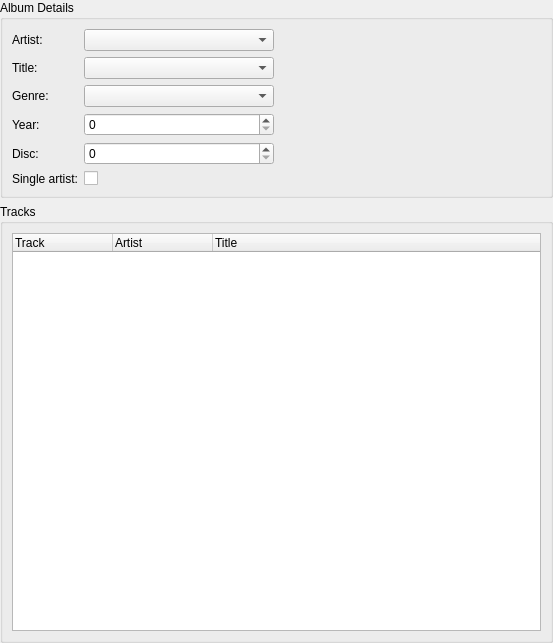
<?xml version="1.0" encoding="UTF-8"?>
<ui version="4.0">
 <class>AlbumDetails</class>
 <widget class="QWidget" name="AlbumDetails">
  <property name="geometry">
   <rect>
    <x>0</x>
    <y>0</y>
    <width>553</width>
    <height>643</height>
   </rect>
  </property>
  <layout class="QVBoxLayout" name="verticalLayout">
   <property name="margin">
    <number>0</number>
   </property>
   <item>
    <widget class="QGroupBox" name="groupBox">
     <property name="sizePolicy">
      <sizepolicy hsizetype="Preferred" vsizetype="Fixed">
       <horstretch>0</horstretch>
       <verstretch>0</verstretch>
      </sizepolicy>
     </property>
     <property name="title">
      <string>Album Details</string>
     </property>
     <layout class="QGridLayout" name="gridLayout">
      <item row="0" column="0" rowspan="2">
       <layout class="QFormLayout" name="formLayout">
        <item row="0" column="0">
         <widget class="BuddyLabel" name="label">
          <property name="text">
           <string>Artist:</string>
          </property>
          <property name="buddy">
           <cstring>artist</cstring>
          </property>
         </widget>
        </item>
        <item row="0" column="1">
         <widget class="CompletionCombo" name="artist"/>
        </item>
        <item row="1" column="0">
         <widget class="BuddyLabel" name="label_2">
          <property name="text">
           <string>Title:</string>
          </property>
          <property name="buddy">
           <cstring>title</cstring>
          </property>
         </widget>
        </item>
        <item row="1" column="1">
         <widget class="CompletionCombo" name="title"/>
        </item>
        <item row="2" column="0">
         <widget class="BuddyLabel" name="label_3">
          <property name="text">
           <string>Genre:</string>
          </property>
          <property name="buddy">
           <cstring>genre</cstring>
          </property>
         </widget>
        </item>
        <item row="2" column="1">
         <widget class="CompletionCombo" name="genre"/>
        </item>
        <item row="3" column="0">
         <widget class="BuddyLabel" name="label_4">
          <property name="text">
           <string>Year:</string>
          </property>
          <property name="buddy">
           <cstring>year</cstring>
          </property>
         </widget>
        </item>
        <item row="5" column="0">
         <widget class="BuddyLabel" name="label_5">
          <property name="text">
           <string>Single artist:</string>
          </property>
          <property name="buddy">
           <cstring>singleArtist</cstring>
          </property>
         </widget>
        </item>
        <item row="3" column="1">
         <widget class="SpinBox" name="year"/>
        </item>
        <item row="5" column="1">
         <widget class="OnOffButton" name="singleArtist">
          <property name="text">
           <string/>
          </property>
         </widget>
        </item>
        <item row="4" column="0">
         <widget class="BuddyLabel" name="label_6">
          <property name="text">
           <string>Disc:</string>
          </property>
          <property name="buddy">
           <cstring>disc</cstring>
          </property>
         </widget>
        </item>
        <item row="4" column="1">
         <widget class="SpinBox" name="disc"/>
        </item>
       </layout>
      </item>
      <item row="0" column="1">
       <widget class="BuddyLabel" name="cover"/>
      </item>
     </layout>
    </widget>
   </item>
   <item>
    <widget class="QGroupBox" name="groupBox_2">
     <property name="sizePolicy">
      <sizepolicy hsizetype="MinimumExpanding" vsizetype="MinimumExpanding">
       <horstretch>0</horstretch>
       <verstretch>0</verstretch>
      </sizepolicy>
     </property>
     <property name="title">
      <string>Tracks</string>
     </property>
     <layout class="QVBoxLayout" name="verticalLayout_2">
      <item>
       <widget class="QTreeWidget" name="tracks">
        <property name="alternatingRowColors">
         <bool>true</bool>
        </property>
        <property name="rootIsDecorated">
         <bool>false</bool>
        </property>
        <property name="uniformRowHeights">
         <bool>true</bool>
        </property>
        <property name="itemsExpandable">
         <bool>false</bool>
        </property>
        <property name="allColumnsShowFocus">
         <bool>true</bool>
        </property>
        <column>
         <property name="text">
          <string>Track</string>
         </property>
        </column>
        <column>
         <property name="text">
          <string>Artist</string>
         </property>
        </column>
        <column>
         <property name="text">
          <string>Title</string>
         </property>
        </column>
       </widget>
      </item>
     </layout>
    </widget>
   </item>
  </layout>
 </widget>
 <customwidgets>
  <customwidget>
   <class>BuddyLabel</class>
   <extends>QLabel</extends>
   <header>buddylabel.h</header>
  </customwidget>
  <customwidget>
   <class>CompletionCombo</class>
   <extends>QComboBox</extends>
   <header>completioncombo.h</header>
  </customwidget>
  <customwidget>
   <class>OnOffButton</class>
   <extends>QCheckBox</extends>
   <header>onoffbutton.h</header>
  </customwidget>
  <customwidget>
   <class>SpinBox</class>
   <extends>QSpinBox</extends>
   <header>spinbox.h</header>
  </customwidget>
 </customwidgets>
 <tabstops>
  <tabstop>artist</tabstop>
  <tabstop>title</tabstop>
  <tabstop>genre</tabstop>
  <tabstop>year</tabstop>
  <tabstop>disc</tabstop>
  <tabstop>singleArtist</tabstop>
  <tabstop>tracks</tabstop>
 </tabstops>
 <resources/>
 <connections/>
</ui>
